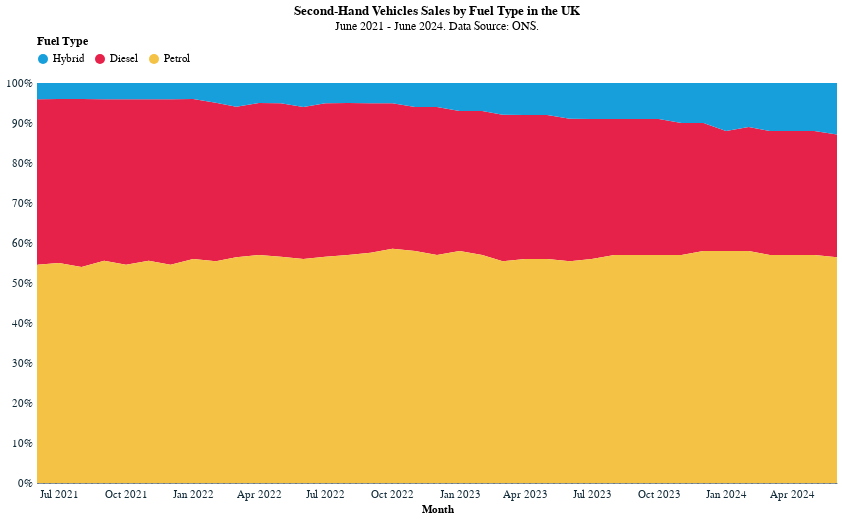

Notebook cell for this chart:
### Code cell
# make a stacked area chart with altair
chart = alt.Chart(vehicles_long,
                  title=alt.Title('Second-Hand Vehicles Sales by Fuel Type in the UK',
                                  subtitle='June 2021 - June 2024. Data Source: ONS.')
                  ).mark_area().encode(
    x=alt.X('Month:T', title='Month', axis=alt.Axis(format='%b %Y')),
    y=alt.Y('Percent:Q', title=None).stack('normalize'),
    # color by fuel type and order by the nominal range
    color=alt.Color('Fuel:N', title='Fuel Type', scale=alt.Scale(
        domain=['Hybrid', 'Diesel', 'Petrol'],
        range=[pallete['nominal_1'], pallete['nominal_2'], pallete['nominal_3']]
    )),
    tooltip=[
        alt.Tooltip('Month:T', title='Month', format='%B %Y'),
        alt.Tooltip('Percent:Q', title='Percent', format='.0%'),
        alt.Tooltip('Fuel:N', title='Fuel Type')
    ]
).properties(
    width=800,
    height=400
)
# make the leged horizontal and at the top
chart = chart.configure_legend(
    orient='top',
    titleFontSize=12,
    labelFontSize=11
)
chart

### Figure 1 — Vega-Lite specification as saved in the notebook (floating-point values rounded to 4 significant figures)
{"config": {"font": "Circular Std", "mark": {"line": {"interpolate": "linear"}}, "view": {"stroke": "transparent", "width": 400, "height": 300}, "range": {"category": ["#179fdb", "#e6224b", "#f4c245", "#122b39", "#eb5c2e", "#36b7b4"], "diverging": ["#E6224B", "#E54753", "#C9C9C9", "#179FDB", "#122B39"], "heatmap": ["#C9C9C9", "#179FDB", "#0063AF", "#122B39"], "ordinal": ["#00A767", "#36B7B4", "#179FDB", "#0063AF", "#243B5A"]}, "axisX": {"labelColor": "#122b39", "tickColor": "#122b39", "domainColor": "#122b39", "domainOpacity": 0.5, "gridOpacity": 0, "labelFont": "Circular Std", "labelAngle": 0, "labelAlign": "center", "labelFontSize": 11, "labelPadding": 5, "tickCount": 10, "tickSize": 0, "title": ""}, "axisY": {"labelColor": "#122b39", "labelFont": "Circular Std", "tickColor": "#122b39", "domainColor": "#122b39", "gridColor": "#122b39", "gridDash": [1, 5], "gridOpacity": 0.5, "labelPadding": 5, "labelFontSize": 11, "domainOpacity": 0.5, "tickSize": 0, "title": null, "titleAlign": "left", "titleAngle": 0, "titleBaseline": "bottom", "titleColor": "#122b39", "titleOpacity": 0.9, "titleX": 0, "titleY": -7}, "legend": {"labelFontSize": 11, "orient": "top", "titleFontSize": 12}}, "data": {"name": "data-ed7ff1373341aac286f7cf52b84a4a10"}, "mark": {"type": "area"}, "encoding": {"color": {"field": "Fuel", "scale": {"domain": ["Hybrid", "Diesel", "Petrol"], "range": ["#179fdb", "#e6224b", "#f4c245"]}, "title": "Fuel Type", "type": "nominal"}, "tooltip": [{"field": "Month", "format": "%B %Y", "title": "Month", "type": "temporal"}, {"field": "Percent", "format": ".0%", "title": "Percent", "type": "quantitative"}, {"field": "Fuel", "title": "Fuel Type", "type": "nominal"}], "x": {"axis": {"format": "%b %Y"}, "field": "Month", "title": "Month", "type": "temporal"}, "y": {"field": "Percent", "stack": "normalize", "title": null, "type": "quantitative"}}, "height": 400, "title": {"text": "Second-Hand Vehicles Sales by Fuel Type in the UK", "subtitle": "June 2021 - June 2024. Data Source: ONS."}, "width": 800, "$schema": "https://vega.github.io/schema/vega-lite/v5.16.3.json", "datasets": {"data-ed7ff1373341aac286f7cf52b84a4a10": [{"Month": "2021-06-01T00:00:00", "Fuel": "Diesel", "Percent": 0.41}, {"Month": "2021-07-01T00:00:00", "Fuel": "Diesel", "Percent": 0.41}, {"Month": "2021-08-01T00:00:00", "Fuel": "Diesel", "Percent": 0.42}, {"Month": "2021-09-01T00:00:00", "Fuel": "Diesel", "Percent": 0.4}, {"Month": "2021-10-01T00:00:00", "Fuel": "Diesel", "Percent": 0.41}, {"Month": "2021-11-01T00:00:00", "Fuel": "Diesel", "Percent": 0.4}, {"Month": "2021-12-01T00:00:00", "Fuel": "Diesel", "Percent": 0.41}, {"Month": "2022-01-01T00:00:00", "Fuel": "Diesel", "Percent": 0.4}, {"Month": "2022-02-01T00:00:00", "Fuel": "Diesel", "Percent": 0.4}, {"Month": "2022-03-01T00:00:00", "Fuel": "Diesel", "Percent": 0.38}, {"Month": "2022-04-01T00:00:00", "Fuel": "Diesel", "Percent": 0.38}, {"Month": "2022-05-01T00:00:00", "Fuel": "Diesel", "Percent": 0.38}, {"Month": "2022-06-01T00:00:00", "Fuel": "Diesel", "Percent": 0.38}, {"Month": "2022-07-01T00:00:00", "Fuel": "Diesel", "Percent": 0.38}, {"Month": "2022-08-01T00:00:00", "Fuel": "Diesel", "Percent": 0.38}, {"Month": "2022-09-01T00:00:00", "Fuel": "Diesel", "Percent": 0.37}, {"Month": "2022-10-01T00:00:00", "Fuel": "Diesel", "Percent": 0.36}, {"Month": "2022-11-01T00:00:00", "Fuel": "Diesel", "Percent": 0.36}, {"Month": "2022-12-01T00:00:00", "Fuel": "Diesel", "Percent": 0.37}, {"Month": "2023-01-01T00:00:00", "Fuel": "Diesel", "Percent": 0.35}, {"Month": "2023-02-01T00:00:00", "Fuel": "Diesel", "Percent": 0.36}, {"Month": "2023-03-01T00:00:00", "Fuel": "Diesel", "Percent": 0.37}, {"Month": "2023-04-01T00:00:00", "Fuel": "Diesel", "Percent": 0.36}, {"Month": "2023-05-01T00:00:00", "Fuel": "Diesel", "Percent": 0.36}, {"Month": "2023-06-01T00:00:00", "Fuel": "Diesel", "Percent": 0.36}, {"Month": "2023-07-01T00:00:00", "Fuel": "Diesel", "Percent": 0.35}, {"Month": "2023-08-01T00:00:00", "Fuel": "Diesel", "Percent": 0.34}, {"Month": "2023-09-01T00:00:00", "Fuel": "Diesel", "Percent": 0.34}, {"Month": "2023-10-01T00:00:00", "Fuel": "Diesel", "Percent": 0.34}, {"Month": "2023-11-01T00:00:00", "Fuel": "Diesel", "Percent": 0.33}, {"Month": "2023-12-01T00:00:00", "Fuel": "Diesel", "Percent": 0.32}, {"Month": "2024-01-01T00:00:00", "Fuel": "Diesel", "Percent": 0.3}, {"Month": "2024-02-01T00:00:00", "Fuel": "Diesel", "Percent": 0.31}, {"Month": "2024-03-01T00:00:00", "Fuel": "Diesel", "Percent": 0.31}, {"Month": "2024-04-01T00:00:00", "Fuel": "Diesel", "Percent": 0.31}, {"Month": "2024-05-01T00:00:00", "Fuel": "Diesel", "Percent": 0.31}, {"Month": "2024-06-01T00:00:00", "Fuel": "Diesel", "Percent": 0.31}, {"Month": "2021-06-01T00:00:00", "Fuel": "Hybrid", "Percent": 0.04}, {"Month": "2021-07-01T00:00:00", "Fuel": "Hybrid", "Percent": 0.04}, {"Month": "2021-08-01T00:00:00", "Fuel": "Hybrid", "Percent": 0.04}, {"Month": "2021-09-01T00:00:00", "Fuel": "Hybrid", "Percent": 0.04}, {"Month": "2021-10-01T00:00:00", "Fuel": "Hybrid", "Percent": 0.04}, {"Month": "2021-11-01T00:00:00", "Fuel": "Hybrid", "Percent": 0.04}, {"Month": "2021-12-01T00:00:00", "Fuel": "Hybrid", "Percent": 0.04}, {"Month": "2022-01-01T00:00:00", "Fuel": "Hybrid", "Percent": 0.04}, {"Month": "2022-02-01T00:00:00", "Fuel": "Hybrid", "Percent": 0.05}, {"Month": "2022-03-01T00:00:00", "Fuel": "Hybrid", "Percent": 0.06}, {"Month": "2022-04-01T00:00:00", "Fuel": "Hybrid", "Percent": 0.05}, {"Month": "2022-05-01T00:00:00", "Fuel": "Hybrid", "Percent": 0.05}, {"Month": "2022-06-01T00:00:00", "Fuel": "Hybrid", "Percent": 0.06}, {"Month": "2022-07-01T00:00:00", "Fuel": "Hybrid", "Percent": 0.05}, {"Month": "2022-08-01T00:00:00", "Fuel": "Hybrid", "Percent": 0.05}, {"Month": "2022-09-01T00:00:00", "Fuel": "Hybrid", "Percent": 0.05}, {"Month": "2022-10-01T00:00:00", "Fuel": "Hybrid", "Percent": 0.05}, {"Month": "2022-11-01T00:00:00", "Fuel": "Hybrid", "Percent": 0.06}, {"Month": "2022-12-01T00:00:00", "Fuel": "Hybrid", "Percent": 0.06}, {"Month": "2023-01-01T00:00:00", "Fuel": "Hybrid", "Percent": 0.07}, {"Month": "2023-02-01T00:00:00", "Fuel": "Hybrid", "Percent": 0.07}, {"Month": "2023-03-01T00:00:00", "Fuel": "Hybrid", "Percent": 0.08}, {"Month": "2023-04-01T00:00:00", "Fuel": "Hybrid", "Percent": 0.08}, {"Month": "2023-05-01T00:00:00", "Fuel": "Hybrid", "Percent": 0.08}, {"Month": "2023-06-01T00:00:00", "Fuel": "Hybrid", "Percent": 0.09}, {"Month": "2023-07-01T00:00:00", "Fuel": "Hybrid", "Percent": 0.09}, {"Month": "2023-08-01T00:00:00", "Fuel": "Hybrid", "Percent": 0.09}, {"Month": "2023-09-01T00:00:00", "Fuel": "Hybrid", "Percent": 0.09}, {"Month": "2023-10-01T00:00:00", "Fuel": "Hybrid", "Percent": 0.09}, {"Month": "2023-11-01T00:00:00", "Fuel": "Hybrid", "Percent": 0.1}, {"Month": "2023-12-01T00:00:00", "Fuel": "Hybrid", "Percent": 0.1}, {"Month": "2024-01-01T00:00:00", "Fuel": "Hybrid", "Percent": 0.12}, {"Month": "2024-02-01T00:00:00", "Fuel": "Hybrid", "Percent": 0.11}, {"Month": "2024-03-01T00:00:00", "Fuel": "Hybrid", "Percent": 0.12}, {"Month": "2024-04-01T00:00:00", "Fuel": "Hybrid", "Percent": 0.12}, {"Month": "2024-05-01T00:00:00", "Fuel": "Hybrid", "Percent": 0.12}, {"Month": "2024-06-01T00:00:00", "Fuel": "Hybrid", "Percent": 0.13}, {"Month": "2021-06-01T00:00:00", "Fuel": "Petrol", "Percent": 0.54}, {"Month": "2021-07-01T00:00:00", "Fuel": "Petrol", "Percent": 0.55}, {"Month": "2021-08-01T00:00:00", "Fuel": "Petrol", "Percent": 0.54}, {"Month": "2021-09-01T00:00:00", "Fuel": "Petrol", "Percent": 0.55}, {"Month": "2021-10-01T00:00:00", "Fuel": "Petrol", "Percent": 0.54}, {"Month": "2021-11-01T00:00:00", "Fuel": "Petrol", "Percent": 0.55}, {"Month": "2021-12-01T00:00:00", "Fuel": "Petrol", "Percent": 0.54}, {"Month": "2022-01-01T00:00:00", "Fuel": "Petrol", "Percent": 0.56}, {"Month": "2022-02-01T00:00:00", "Fuel": "Petrol", "Percent": 0.56}, {"Month": "2022-03-01T00:00:00", "Fuel": "Petrol", "Percent": 0.57}, {"Month": "2022-04-01T00:00:00", "Fuel": "Petrol", "Percent": 0.57}, {"Month": "2022-05-01T00:00:00", "Fuel": "Petrol", "Percent": 0.56}, {"Month": "2022-06-01T00:00:00", "Fuel": "Petrol", "Percent": 0.56}, {"Month": "2022-07-01T00:00:00", "Fuel": "Petrol", "Percent": 0.56}, {"Month": "2022-08-01T00:00:00", "Fuel": "Petrol", "Percent": 0.57}, {"Month": "2022-09-01T00:00:00", "Fuel": "Petrol", "Percent": 0.57}, {"Month": "2022-10-01T00:00:00", "Fuel": "Petrol", "Percent": 0.58}, {"Month": "2022-11-01T00:00:00", "Fuel": "Petrol", "Percent": 0.58}, {"Month": "2022-12-01T00:00:00", "Fuel": "Petrol", "Percent": 0.57}, {"Month": "2023-01-01T00:00:00", "Fuel": "Petrol", "Percent": 0.58}, {"Month": "2023-02-01T00:00:00", "Fuel": "Petrol", "Percent": 0.57}, {"Month": "2023-03-01T00:00:00", "Fuel": "Petrol", "Percent": 0.56}, {"Month": "2023-04-01T00:00:00", "Fuel": "Petrol", "Percent": 0.56}, {"Month": "2023-05-01T00:00:00", "Fuel": "Petrol", "Percent": 0.56}, {"Month": "2023-06-01T00:00:00", "Fuel": "Petrol", "Percent": 0.56}, {"Month": "2023-07-01T00:00:00", "Fuel": "Petrol", "Percent": 0.56}, {"Month": "2023-08-01T00:00:00", "Fuel": "Petrol", "Percent": 0.57}, {"Month": "2023-09-01T00:00:00", "Fuel": "Petrol", "Percent": 0.57}, {"Month": "2023-10-01T00:00:00", "Fuel": "Petrol", "Percent": 0.57}, {"Month": "2023-11-01T00:00:00", "Fuel": "Petrol", "Percent": 0.57}, {"Month": "2023-12-01T00:00:00", "Fuel": "Petrol", "Percent": 0.58}, {"Month": "2024-01-01T00:00:00", "Fuel": "Petrol", "Percent": 0.58}, {"Month": "2024-02-01T00:00:00", "Fuel": "Petrol", "Percent": 0.58}, {"Month": "2024-03-01T00:00:00", "Fuel": "Petrol", "Percent": 0.57}, {"Month": "2024-04-01T00:00:00", "Fuel": "Petrol", "Percent": 0.57}, {"Month": "2024-05-01T00:00:00", "Fuel": "Petrol", "Percent": 0.57}, {"Month": "2024-06-01T00:00:00", "Fuel": "Petrol", "Percent": 0.57}]}}
